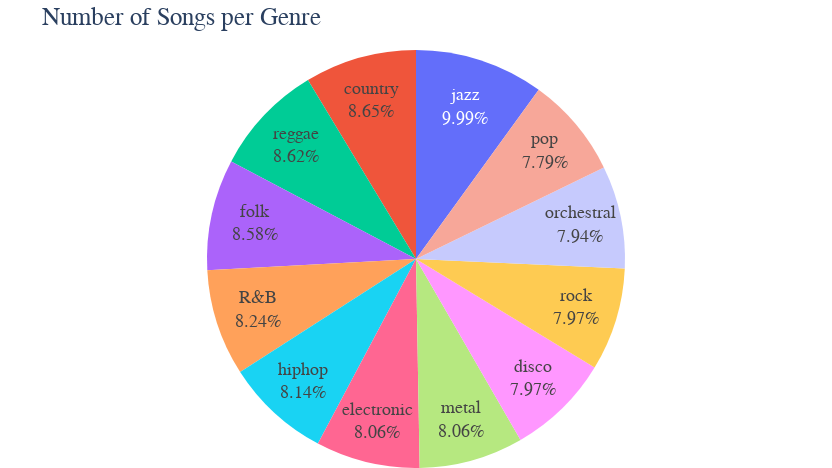

Source (notebook cell):
### Code cell
# Read CSV file into pandas dataframe
df = pd.read_csv('outlier_removal/automated_dbscanned_trackdata.csv')

# Count the number of times each string appears in a column
count_df = df['genre'].value_counts().reset_index()

# Create a pie chart using Plotly
fig = px.pie(count_df, values='genre', names='index', width=832, height=468, template='plotly_white')
fig.update_layout(font=dict(size=18, family="Comic Sans"), title=dict(text="Number of Songs per Genre"),
                  autosize=False, margin=dict(l=0, r=0, t=50, b=0))
fig.update(layout_showlegend=False)
fig.update_traces(textposition='inside', textinfo='percent+label')
# Show the pie chart
fig.show()
fig.write_html("Graphs/piechart.html")

### Figure 1 — Plotly figure (JSON) as saved in the notebook; plotly's stock layout.template omitted (floating-point values rounded to 4 significant figures)
{"data": [{"domain": {"x": [0, 1], "y": [0, 1]}, "hovertemplate": "index=%{label}<br>genre=%{value}<extra></extra>", "labels": ["jazz", "country", "reggae", "folk", "R&B", "hiphop", "electronic", "metal", "disco", "rock", "orchestral", "pop"], "legendgroup": "", "name": "", "showlegend": true, "textinfo": "percent+label", "textposition": "inside", "type": "pie", "values": [605, 524, 522, 520, 499, 493, 488, 488, 483, 483, 481, 472]}], "layout": {"autosize": false, "font": {"family": "Comic Sans", "size": 18}, "height": 468, "legend": {"tracegroupgap": 0}, "margin": {"b": 0, "l": 0, "r": 0, "t": 50}, "showlegend": false, "title": {"text": "Number of Songs per Genre"}, "width": 832}}
